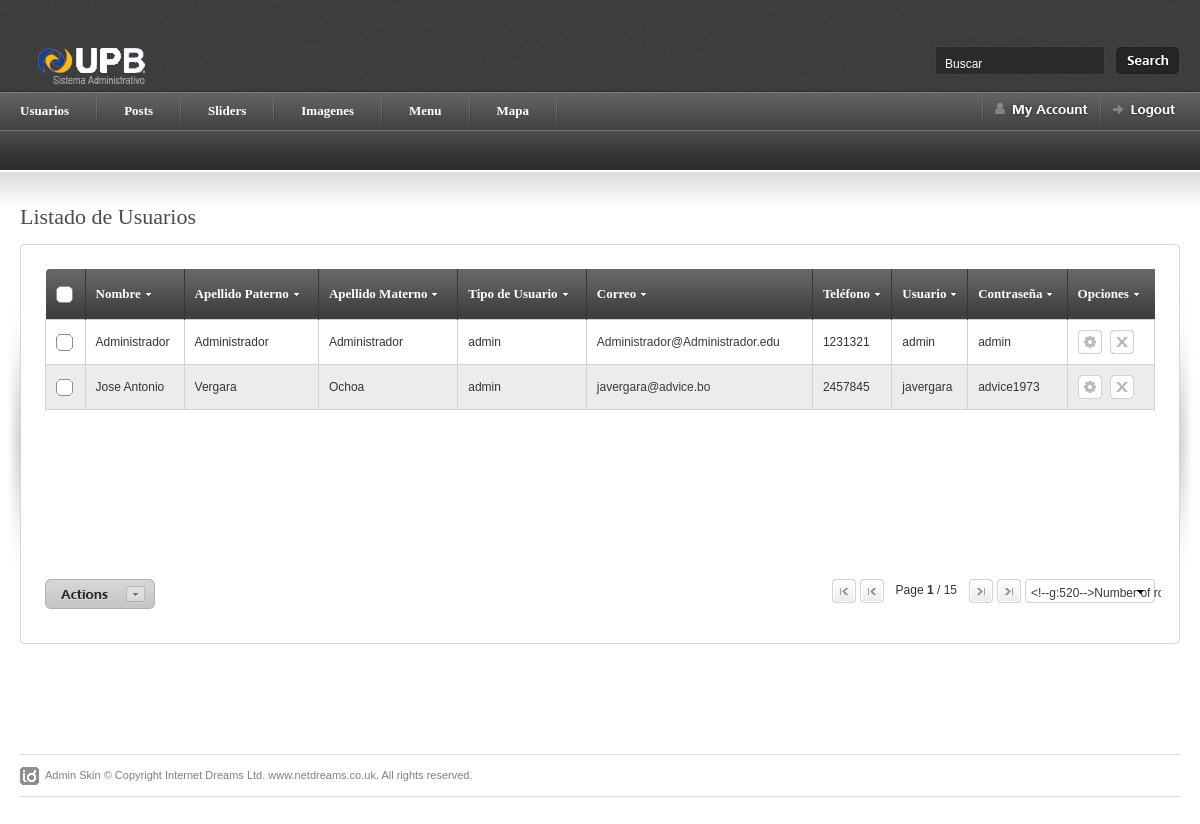
Page /admin/lista_usuarios.php on the committed database.
### tables this page shows
CREATE TABLE IF NOT EXISTS `upb_usuario` (
  `idupb_usuario` int(11) NOT NULL AUTO_INCREMENT,
  `tipo_usuario` varchar(45) DEFAULT NULL,
  `nombre` varchar(45) DEFAULT NULL,
  `apellido_p` varchar(45) DEFAULT NULL,
  `apellido_m` varchar(45) DEFAULT NULL,
  `email` varchar(45) DEFAULT NULL,
  `telefono` int(11) DEFAULT NULL,
  `nombre_user` varchar(45) DEFAULT NULL,
  `password` varchar(45) DEFAULT NULL,
  PRIMARY KEY (`idupb_usuario`)
);

### conexion/conexion.php (called while the page is built, shortened)
<?php
$base_url='http://localhost/UPB/upb_front/';
?>

### admin/includes/q_lista_usuario.php (called while the page is built)
<?php
	require_once("../conexion/conexion.php");
	$sql_lista_usuarios="SELECT * FROM upb_usuario";
	$res=mysql_query($sql_lista_usuarios,$con);
?>

### admin/lista_usuarios.php (the view, shortened to what this page needs)
<?php
		require_once("header.php");
		require_once("includes/q_lista_usuario.php");
?>
<div id="content-outer">
<div id="content">
	<div id="page-heading">
		<h1>Listado de Usuarios</h1>
	</div>
	<table border="0" width="100%" cellpadding="0" cellspacing="0" id="content-table">
	<tr>
		<th rowspan="3" class="sized"><img src="images/shared/side_shadowleft.jpg" width="20" height="300" alt="" /></th>
		<th class="topleft"></th>
		<td id="tbl-border-top">&nbsp;</td>
		<th class="topright"></th>
		<th rowspan="3" class="sized"><img src="images/shared/side_shadowright.jpg" width="20" height="300" alt="" /></th>
	</tr>
	<tr>
		<td id="tbl-border-left"></td>
		<td>
		<div id="content-table-inner">
			<div id="table-content">
				<form id="mainform" action="">
				<table border="0" width="100%" cellpadding="0" cellspacing="0" id="product-table">
				<tr>
					<th class="table-header-check"><a id="toggle-all" ></a> </th>
					<th class="table-header-repeat line-left"><a href="">Nombre</a>	</th>
					<th class="table-header-repeat line-left"><a href="">Apellido Paterno</a></th>
					<th class="table-header-repeat line-left"><a href="">Apellido Materno</a></th>
                    <th class="table-header-repeat line-left"><a href="">Tipo de Usuario</a></th>
					<th class="table-header-repeat line-left"><a href="">Correo</a></th>
					<th class="table-header-repeat line-left"><a href="">Tel&eacute;fono</a></th>
					<th class="table-header-repeat line-left"><a href="">Usuario</a></th>
					<th class="table-header-repeat line-left"><a href="">Contrase&ntilde;a</a></th>
					<th class="table-header-repeat line-left"><a href="">Opciones</a></th>
				</tr>
					<?php
					$cont=0;
					while ($reg=mysql_fetch_array($res)) {
						$cont++;
						?>
                <tr <?php if ($cont%2==0){ echo 'class="alternate-row"';}else{echo '';}?>>
					<td><input  type="checkbox"/></td>
					<td><?php echo $reg['nombre'];?></td>
					<td><?php echo $reg['apellido_p'];?></td>
					<td><?php echo $reg['apellido_m'];?></td>
					<td><?php echo $reg['tipo_usuario'];?></td>
					<td><a href=""><?php echo $reg['email'];?></a></td>
					<td><?php echo $reg['telefono'];?></td>
					<td><?php echo $reg['nombre_user'];?></td>
					<td><?php echo $reg['password'];?></td>
					<td>
					<a href="edita_usuario_form.php?id=<?php echo $reg['idupb_usuario'];?>" title="Editar Usuario" class="icon-1 info-tooltip"></a>
					<a href="javascript:void(0)" title="Eliminar" onClick="eliminar('<?php echo $reg["idupb_usuario"];?>')" title="Eliminar Usuario" class="icon-2 info-tooltip"></a>
					</td>
				</tr>
				 <?php } ?>
                </table>
				</form>
			</div>
			<div id="actions-box">
				<a href="" class="action-slider"></a>
			</div>
			<table border="0" cellpadding="0" cellspacing="0" id="paging-table">
			<tr>
			<td>
				<a href="" class="page-far-left"></a>
				<a href="" class="page-left"></a>
				<div id="page-info">Page <strong>1</strong> / 15</div>
				<a href="" class="page-right"></a>
				<a href="" class="page-far-right"></a>
			</td>
			<td>
			</td>
			</tr>
			</table>
		</div>
		</td>
		<td id="tbl-border-right"></td>
	</tr>
	<tr>
		<th class="sized bottomleft"></th>
		<td id="tbl-border-bottom">&nbsp;</td>
		<th class="sized bottomright"></th>
	</tr>
	</table>
</div>
</div>
<?php require_once("footer.php");?>

### admin/header.php (shortened to what this page needs)
<?php
require_once("../conexion/conexion.php");
function dameURL(){
$url="http://".$_SERVER['HTTP_HOST'].$_SERVER['REQUEST_URI'];
return $url;
}
?>
<!DOCTYPE html PUBLIC "-//W3C//DTD XHTML 1.0 Strict//EN" "http://www.w3.org/TR/xhtml1/DTD/xhtml1-strict.dtd">
<html xmlns="http://www.w3.org/1999/xhtml">
<head>
<link rel="stylesheet" href="css/style.css" type="text/css" media="screen" title="default" />
<link rel="stylesheet" href="css/screen.css" type="text/css" media="screen" title="default" />
</head>
<body>
<div id="page-top-outer">
<div id="page-top">
	<div id="logo">
	<a href=""><img src="images/shared/logo.png" width="156" height="40" alt="" /></a>
	</div>
	<div id="top-search">
		<table border="0" cellpadding="0" cellspacing="0">
		<tr>
		<td><input type="text" value="Buscar" onblur="if (this.value=='') { this.value='Buscar'; }" onfocus="if (this.value=='Buscar') { this.value=''; }" class="top-search-inp" /></td>
		<td>
		<input type="image" src="images/shared/top_search_btn.gif"  />
		</td>
		</tr>
		</table>
	</div>
</div>
</div>
<div class="nav-outer-repeat">
<div class="nav-outer">
		<div id="nav-right">
			<div class="nav-divider">&nbsp;</div>
			<div class="showhide-account"><img src="images/shared/nav/nav_myaccount.gif" width="93" height="14" alt="" /></div>
			<div class="nav-divider">&nbsp;</div>
			<a href="logout.php" id="logout"><img src="images/shared/nav/nav_logout.gif" width="64" height="14" alt="" /></a>
		</div>
		<div class="nav">
		<div class="table">
		<ul class="<?php if(dameURL()==$base_url.'admin/main.php'){echo 'current';}else{echo 'select';}?>"><li><a href="#nogo"><b>Usuarios</b></a>
		</li>
		</ul>
		<div class="nav-divider">&nbsp;</div>
		<ul class="<?php if(dameURL()==$base_url.'admin/post.php'){echo 'current';}else{echo 'select';}?>"><li><a href="#nogo"><b>Posts</b></a>
		</li>
		</ul>
		<div class="nav-divider">&nbsp;</div>
		<ul class="<?php if(dameURL()==$base_url.'admin/lista_sliders.php'){echo 'current';}else{echo 'select';}?>"><li><a href="#nogo"><b>Sliders</b></a>
		</li>
		</ul>
		<div class="nav-divider">&nbsp;</div>
		<ul class="<?php if(dameURL()==$base_url.'admin/imagen.php'){echo 'current';}else{echo 'select';}?>"><li><a href="#nogo"><b>Imagenes</b></a>
		</li>
		</ul>
		<div class="nav-divider">&nbsp;</div>
		<ul class="<?php if(dameURL()==$base_url.'admin/menu.php'){echo 'current';}else{echo 'select';}?>"><li><a href="#nogo"><b>Menu</b></a>
		</li>
		</ul>
        <div class="nav-divider">&nbsp;</div>
        <ul class="<?php if(dameURL()==$base_url.'admin/mapa.php'){echo 'current';}else{echo 'select';}?>"><li><a href="#nogo"><b>Mapa</b></a>
		</li>
		</ul>
        <div class="nav-divider">&nbsp;</div>
		</div>
		</div>
</div>
</div>

### admin/footer.php (shortened to what this page needs)
<div id="footer">
	<div id="footer-left">
	Admin Skin &copy; Copyright Internet Dreams Ltd. <a href="">www.netdreams.co.uk</a>. All rights reserved.</div>
</div>
<link rel="stylesheet" href="css/datePicker.css" type="text/css" />
</body>
</html>

### rows in the picture
upb_usuario: nombre "Administrador", apellido_p "Administrador", apellido_m "Administrador", tipo_usuario "admin", email "Administrador@Administrador.edu", telefono "1231321", nombre_user "admin", password "admin"
upb_usuario: nombre "Jose Antonio", apellido_p "Vergara", apellido_m "Ochoa", tipo_usuario "admin", email "javergara@advice.bo", telefono "2457845", nombre_user "javergara", password "advice1973"
